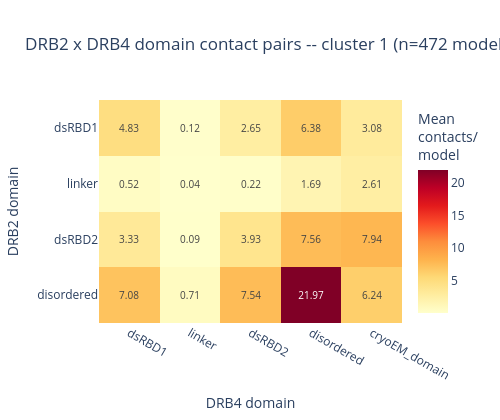
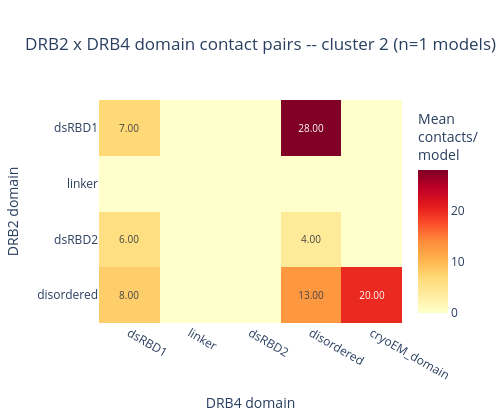

Source (notebook cell) for these figures, in order:
### Code cell
# One DRB2 x DRB4 domain heatmap per cluster (own color scale per cluster, since
# cluster sizes -- and therefore mean contacts/model -- can differ a lot).
per_cluster_ct = {}
for c in clusters:
    sub_c = df[df["cluster"] == c]
    ct_c = domain_pair_heatmap(
        sub_c, f"DRB2 x DRB4 domain contact pairs -- cluster {c} (n={cluster_n_models[c]} models)",
        f"drb2_drb4_domain_heatmap_cluster{c}.html", cluster_n_models[c],
        subdir="per_cluster",
    )
    per_cluster_ct[c] = ct_c

### Figure 1 — Plotly figure (JSON) as saved in the notebook; plotly's stock layout.template omitted (floating-point values rounded to 4 significant figures)
{"data": [{"colorbar": {"title": {"text": "Mean<br>contacts/<br>model"}}, "colorscale": [[0.0, "rgb(255,255,204)"], [0.125, "rgb(255,237,160)"], [0.25, "rgb(254,217,118)"], [0.375, "rgb(254,178,76)"], [0.5, "rgb(253,141,60)"], [0.625, "rgb(252,78,42)"], [0.75, "rgb(227,26,28)"], [0.875, "rgb(189,0,38)"], [1.0, "rgb(128,0,38)"]], "hovertemplate": "DRB2 domain: %{y}<br>DRB4 domain: %{x}<br>%{z:.3f} contacts/model<extra></extra>", "text": [["4.83", "0.12", "2.65", "6.38", "3.08"], ["0.52", "0.04", "0.22", "1.69", "2.61"], ["3.33", "0.09", "3.93", "7.56", "7.94"], ["7.08", "0.71", "7.54", "21.97", "6.24"]], "textfont": {"size": 10}, "texttemplate": "%{text}", "type": "heatmap", "x": ["dsRBD1", "linker", "dsRBD2", "disordered", "cryoEM_domain"], "y": ["dsRBD1", "linker", "dsRBD2", "disordered"], "z": [[4.826, 0.125, 2.65, 6.377, 3.078], [0.5212, 0.04449, 0.2225, 1.689, 2.608], [3.326, 0.08898, 3.928, 7.555, 7.941], [7.081, 0.7097, 7.542, 21.97, 6.235]]}], "layout": {"height": 420, "title": {"text": "DRB2 x DRB4 domain contact pairs -- cluster 1 (n=472 models)"}, "width": 500, "xaxis": {"title": {"text": "DRB4 domain"}}, "yaxis": {"autorange": "reversed", "title": {"text": "DRB2 domain"}}}}

### Figure 2 — Plotly figure (JSON) as saved in the notebook; plotly's stock layout.template omitted (floating-point values rounded to 4 significant figures)
{"data": [{"colorbar": {"title": {"text": "Mean<br>contacts/<br>model"}}, "colorscale": [[0.0, "rgb(255,255,204)"], [0.125, "rgb(255,237,160)"], [0.25, "rgb(254,217,118)"], [0.375, "rgb(254,178,76)"], [0.5, "rgb(253,141,60)"], [0.625, "rgb(252,78,42)"], [0.75, "rgb(227,26,28)"], [0.875, "rgb(189,0,38)"], [1.0, "rgb(128,0,38)"]], "hovertemplate": "DRB2 domain: %{y}<br>DRB4 domain: %{x}<br>%{z:.3f} contacts/model<extra></extra>", "text": [["7.00", "", "", "28.00", ""], ["", "", "", "", ""], ["6.00", "", "", "4.00", ""], ["8.00", "", "", "13.00", "20.00"]], "textfont": {"size": 10}, "texttemplate": "%{text}", "type": "heatmap", "x": ["dsRBD1", "linker", "dsRBD2", "disordered", "cryoEM_domain"], "y": ["dsRBD1", "linker", "dsRBD2", "disordered"], "z": [[7.0, 0.0, 0.0, 28.0, 0.0], [0.0, 0.0, 0.0, 0.0, 0.0], [6.0, 0.0, 0.0, 4.0, 0.0], [8.0, 0.0, 0.0, 13.0, 20.0]]}], "layout": {"height": 420, "title": {"text": "DRB2 x DRB4 domain contact pairs -- cluster 2 (n=1 models)"}, "width": 500, "xaxis": {"title": {"text": "DRB4 domain"}}, "yaxis": {"autorange": "reversed", "title": {"text": "DRB2 domain"}}}}
